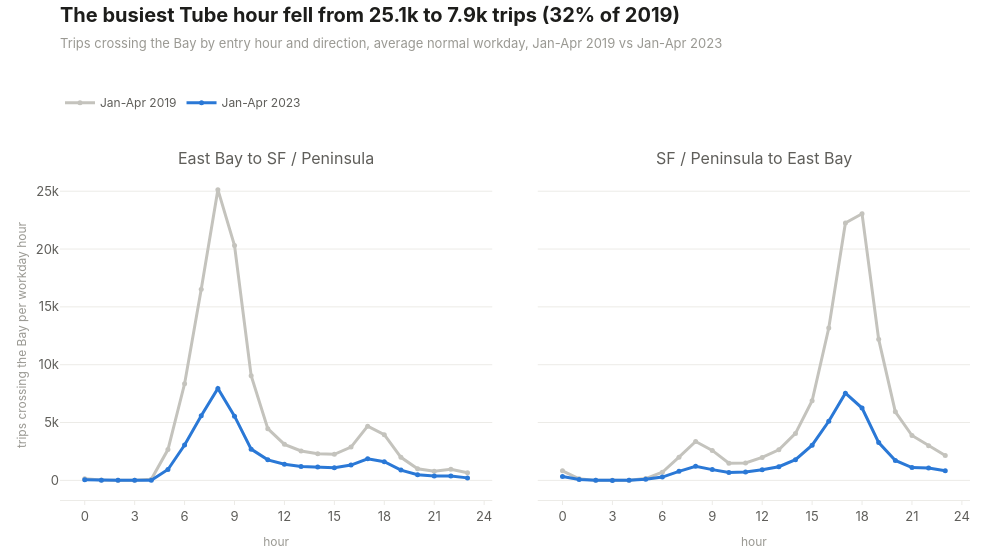

The notebook cell this image was saved under:
### Code cell
crossing = con.sql("""
    SELECT period, direction, hour, trips_per_day
    FROM crossing_hour
    WHERE direction IN ('east to west', 'west to east')
    ORDER BY period, direction, hour
""").df()

fig = make_subplots(rows=1, cols=2, shared_yaxes=True, horizontal_spacing=0.05,
                    subplot_titles=["East Bay to SF / Peninsula", "SF / Peninsula to East Bay"])

period_styles = {BEFORE: dict(color=viz.CONTEXT, width=3), AFTER: dict(color=viz.ACCENT, width=3)}
column = 1
for direction in ["east to west", "west to east"]:
    for period, style in period_styles.items():
        rows = crossing[(crossing["period"] == period) & (crossing["direction"] == direction)]
        fig.add_trace(
            go.Scatter(
                x=rows["hour"],
                y=rows["trips_per_day"],
                mode="lines+markers",
                name=period,
                legendgroup=period,
                showlegend=(column == 1),
                line=style,
                marker=dict(size=5),
                hovertemplate="%{x}:00 - %{y:,.0f} trips<extra>" + period + "</extra>",
            ),
            row=1,
            col=column,
        )
    column += 1

fig.update_xaxes(title_text="hour", dtick=3)
fig.update_yaxes(title_text="trips crossing the Bay per workday hour", tickformat="~s", row=1, col=1)
fig.update_layout(hovermode="closest", margin=dict(t=170), legend=dict(y=1.16))

peak_2019 = fetch_value(con, f"SELECT max(trips_per_day) FROM crossing_hour WHERE period = '{BEFORE}'")
peak_2023 = fetch_value(con, f"SELECT max(trips_per_day) FROM crossing_hour WHERE period = '{AFTER}'")
title = f"The busiest Tube hour fell from {peak_2019 / 1000:.1f}k to {peak_2023 / 1000:.1f}k trips ({100 * peak_2023 / peak_2019:.0f}% of 2019)"
subtitle = "Trips crossing the Bay by entry hour and direction, average normal workday, Jan-Apr 2019 vs Jan-Apr 2023"
viz.titled(fig, title, subtitle)
viz.save(fig, "06_crossing_by_hour", height=560)
fig

### Figure 1 — Plotly figure (JSON) as saved in the notebook; plotly's stock layout.template omitted (floating-point values rounded to 4 significant figures)
{"data": [{"hovertemplate": "%{x}:00 - %{y:,.0f} trips<extra>Jan-Apr 2019</extra>", "legendgroup": "Jan-Apr 2019", "line": {"color": "#c4c3bd", "width": 3}, "marker": {"size": 5}, "mode": "lines+markers", "name": "Jan-Apr 2019", "showlegend": true, "type": "scatter", "x": [0, 1, 2, 3, 4, 5, 6, 7, 8, 9, 10, 11, 12, 13, 14, 15, 16, 17, 18, 19, 20, 21, 22, 23], "xaxis": "x", "y": [138.0, 26.65, 0.2289, 0.06024, 90.55, 2661.0, 8352.0, 16530.0, 25140.0, 20300.0, 9047.0, 4471.0, 3113.0, 2545.0, 2300.0, 2255.0, 2878.0, 4685.0, 3953.0, 1992.0, 1006.0, 794.0, 960.4, 651.2], "yaxis": "y"}, {"hovertemplate": "%{x}:00 - %{y:,.0f} trips<extra>Jan-Apr 2023</extra>", "legendgroup": "Jan-Apr 2023", "line": {"color": "#2a78d6", "width": 3}, "marker": {"size": 5}, "mode": "lines+markers", "name": "Jan-Apr 2023", "showlegend": true, "type": "scatter", "x": [0, 1, 2, 3, 4, 5, 6, 7, 8, 9, 10, 11, 12, 13, 14, 15, 16, 17, 18, 19, 20, 21, 22, 23], "xaxis": "x", "y": [61.2, 13.7, 2.329, 0.04878, 0.3293, 937.8, 3056.0, 5596.0, 7948.0, 5550.0, 2702.0, 1774.0, 1400.0, 1208.0, 1161.0, 1091.0, 1324.0, 1860.0, 1609.0, 890.4, 487.7, 386.9, 381.4, 216.0], "yaxis": "y"}, {"hovertemplate": "%{x}:00 - %{y:,.0f} trips<extra>Jan-Apr 2019</extra>", "legendgroup": "Jan-Apr 2019", "line": {"color": "#c4c3bd", "width": 3}, "marker": {"size": 5}, "mode": "lines+markers", "name": "Jan-Apr 2019", "showlegend": false, "type": "scatter", "x": [0, 1, 2, 3, 4, 5, 6, 7, 8, 9, 10, 11, 12, 13, 14, 15, 16, 17, 18, 19, 20, 21, 22, 23], "xaxis": "x2", "y": [826.9, 135.4, 0.3494, 0.04819, 12.22, 159.3, 701.6, 2007.0, 3359.0, 2590.0, 1483.0, 1504.0, 1984.0, 2639.0, 4059.0, 6886.0, 13180.0, 22260.0, 23050.0, 12190.0, 5924.0, 3879.0, 3002.0, 2150.0], "yaxis": "y2"}, {"hovertemplate": "%{x}:00 - %{y:,.0f} trips<extra>Jan-Apr 2023</extra>", "legendgroup": "Jan-Apr 2023", "line": {"color": "#2a78d6", "width": 3}, "marker": {"size": 5}, "mode": "lines+markers", "name": "Jan-Apr 2023", "showlegend": false, "type": "scatter", "x": [0, 1, 2, 3, 4, 5, 6, 7, 8, 9, 10, 11, 12, 13, 14, 15, 16, 17, 18, 19, 20, 21, 22, 23], "xaxis": "x2", "y": [330.5, 70.2, 5.585, 0.02439, 1.012, 89.6, 284.4, 780.1, 1210.0, 931.4, 674.3, 725.5, 917.8, 1181.0, 1788.0, 3044.0, 5108.0, 7537.0, 6255.0, 3270.0, 1727.0, 1104.0, 1076.0, 835.5], "yaxis": "y2"}], "layout": {"annotations": [{"font": {"size": 16}, "showarrow": false, "text": "East Bay to SF / Peninsula", "x": 0.2375, "xanchor": "center", "xref": "paper", "y": 1.0, "yanchor": "bottom", "yref": "paper"}, {"font": {"size": 16}, "showarrow": false, "text": "SF / Peninsula to East Bay", "x": 0.7625, "xanchor": "center", "xref": "paper", "y": 1.0, "yanchor": "bottom", "yref": "paper"}], "height": 560, "hovermode": "closest", "legend": {"y": 1.16}, "margin": {"t": 170}, "title": {"text": "<b>The busiest Tube hour fell from 25.1k to 7.9k trips (32% of 2019)</b><br><span style='font-size:13px;color:#9a9993'>Trips crossing the Bay by entry hour and direction, average normal workday, Jan-Apr 2019 vs Jan-Apr 2023</span>"}, "width": 1000, "xaxis": {"anchor": "y", "domain": [0.0, 0.475], "dtick": 3, "title": {"text": "hour"}}, "xaxis2": {"anchor": "y2", "domain": [0.525, 1.0], "dtick": 3, "title": {"text": "hour"}}, "yaxis": {"anchor": "x", "domain": [0.0, 1.0], "tickformat": "~s", "title": {"text": "trips crossing the Bay per workday hour"}}, "yaxis2": {"anchor": "x2", "domain": [0.0, 1.0], "matches": "y", "showticklabels": false}}}
